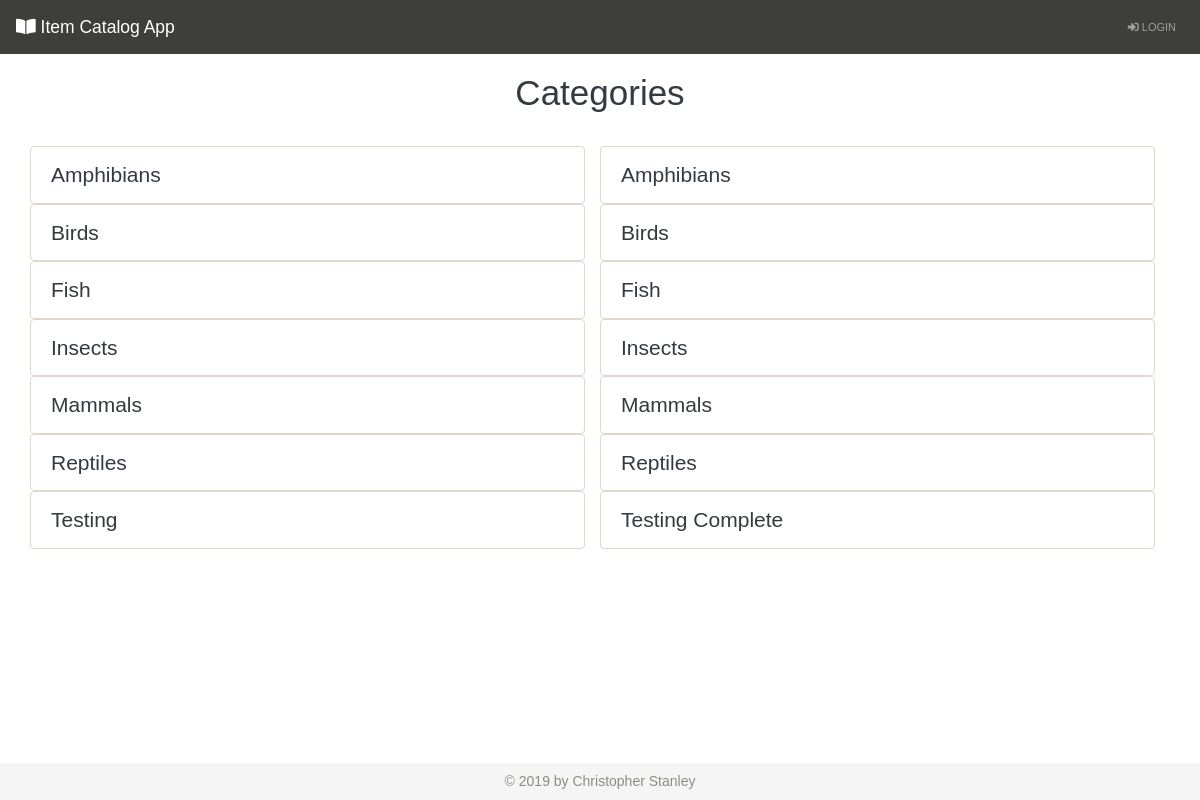
The page /categories/ on the database as committed earlier.
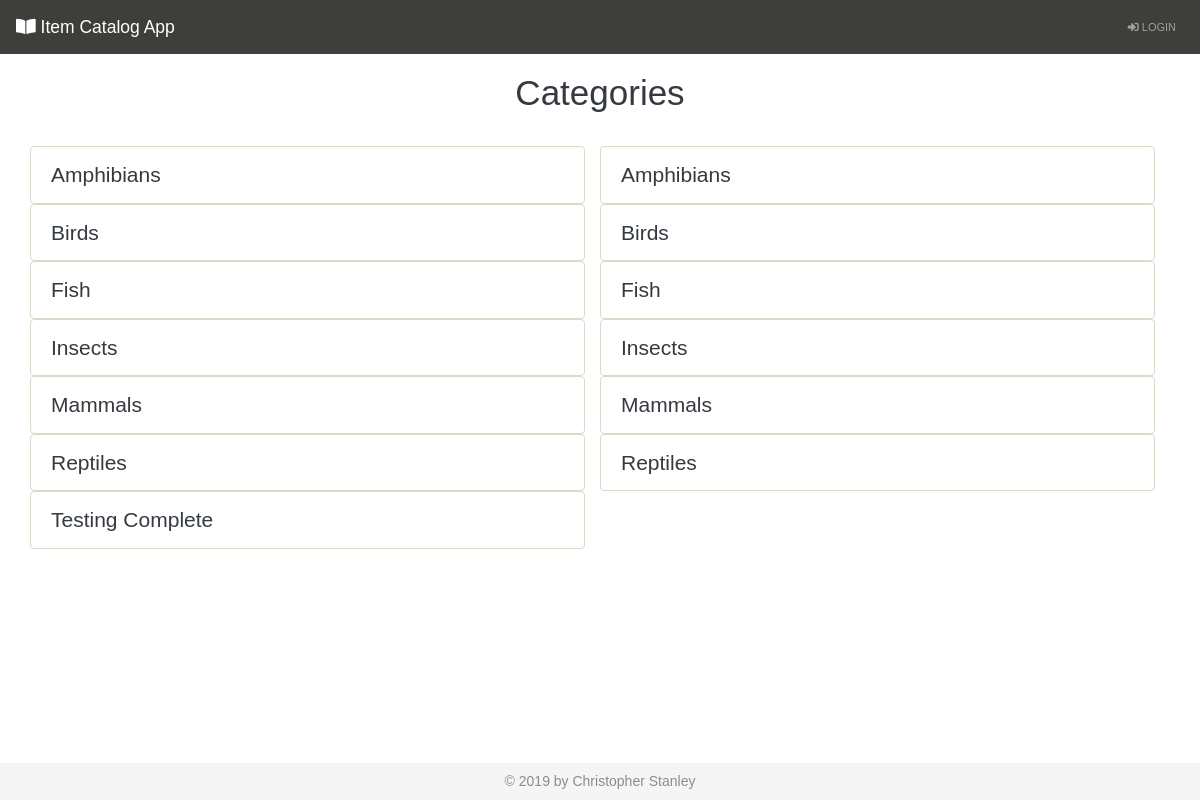
The same page on the database as committed later.
### database_setup.py (models this page shows, shortened)
class Category(Base):
    __tablename__ = 'category'
    name = Column(String(80), nullable = False)
    id = Column(Integer, primary_key = True)
    user_id = Column(Integer, ForeignKey('user.id'))
    user = relationship(User)

### project.py (the view)
@app.route('/')
@app.route('/categories/')
def showCategories():
    categories = session.query(Category).order_by(Category.name)
    if 'username' not in login_session:
        return render_template('publiccategories.html', categories = categories)
    else:
        user = getUserInfo(login_session['user_id'])
        return render_template('categories.html', categories = categories, user = user)

### templates/publiccategories.html (shortened to what this page needs)
{% extends "base.html" %}
{% block content %}
<div class="row">
    <div class="col-12">
        <h1 class="text-center">Categories</h1>
    </div>
</div>
<div class="row mt-4">
    {% for i in categories %}
    <div class="col-md-6 col-12 list-group">
        <a class="list-group-item list-group-item-action" id="list-{{i.name}}-list" href={{ url_for('showItems', category_id = i.id) }}>{{i.name}}</a>
    </div>
    {% endfor %}
</div>
{% endblock %}

Rows that differ between the two databases and show on the page:
removed Category: name "Testing"
